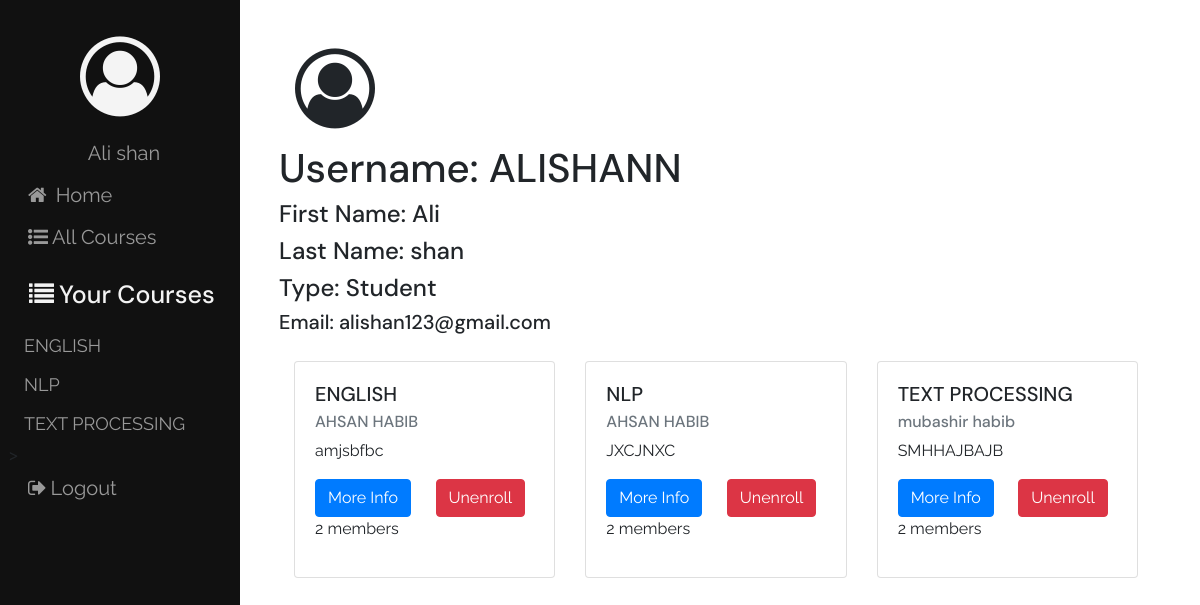
Screenshot of /user_profile/2/ (signed in) with the database file from the repository.
### users/models.py (models this page shows)
class User(auth.models.AbstractUser):
    USER_TYPE_CHOICES = (
        (1, 'Student'),
        (2, 'Teacher')
    )
    user_type = models.PositiveIntegerField(choices=USER_TYPE_CHOICES, default=1)
    def __str__(self):
        return self.first_name + ' ' + self.last_name

### courses/models.py (models this page shows, shortened)
class Course(models.Model):
    course_name = models.CharField(max_length=200)
    course_description = models.TextField()
    teacher = models.ForeignKey(User, related_name="course", on_delete=models.CASCADE)
    students = models.ManyToManyField(User, through='Enrollment', related_name="student_course")
    def __str__(self):
        return self.course_name
    class Meta:
        ordering = ['course_name']

### django_lms/views.py (the view)
class UserProfile(LoginRequiredMixin, generic.ListView):
    model = Course
    template_name = 'user_profile.html'

### courses/context_processors.py (called while the page is built)
def courses_processor(request):
    course = Course.objects.all()
    return {'list_courses': course}

### templates/user_profile.html (shortened to what this page needs)
{% extends 'base.html' %}
{% block body_content %}
    <div class="container">
        {% if user.is_authenticated %}
            <i class="fa fa-user-circle-o fa-5x" aria-hidden="true"></i>
            <h1>Username: {{user.username}}</h1>
            <h4>First Name: {{user.first_name}}</h4>
            <h4>Last Name: {{user.last_name}}</h4>
            <h4>Type:
            {% if user.user_type == 1 %}
                Student
            {% else %}
                Teacher
            {% endif %}
            </h4>
            <h5>Email: {{user.email}}</h5>
            {% if user.user_type == 2 %}
                <div class="card-deck">
                {% for course in course_list %}
                    {% if course.teacher.id == user.id %}
                        <div class="card" style="width: 18rem">
                            <div class="card-body">
                            <h5 class="card-title">{{course.course_name}}</h5>
                            <h6 class="card-subtitle mb-2 text-muted">{{course.teacher}}</h6>
                            <p class="card-text">
                                {{course.course_description}}
                            </p>
                            <a href="{% url 'courses:detail' pk=course.pk %}"
                            class="btn btn-primary card-link">More Info</a>
                            <p>{{course.students.count}}
                                    member{{course.students.count|pluralize}}</p>
                            </div>
                        </div>
                    {% endif %}
                {% empty %}
                    <div class="jumbotron">
                        You have not created any courses yet.
                    </div>
                {% endfor %}
                </div>
            {% elif user.user_type == 1 %}
            <div class="card-deck">
                {% for course in course_list %}
                    {% if user in course.students.all %}
                        <div class="card" style="width: 18rem">
                            <div class="card-body">
                            <h5 class="card-title">{{course.course_name}}</h5>
                            <h6 class="card-subtitle mb-2 text-muted">{{course.teacher}}</h6>
                            <p class="card-text">
                                {{course.course_description}}
                            </p>
                            <a href="{% url 'courses:detail' pk=course.pk %}" class="btn btn-primary card-link">More Info</a>
                            <a href="{% url 'courses:unenroll' pk=course.pk %}" class="btn btn-danger card-link">Unenroll</a>
                            <p>{{course.students.count}}
                                    member{{course.students.count|pluralize}}</p>
                            </div>
                        </div>
                    {% endif %}
                {% empty %}
                    <div class="jumbotron">
                        You have not enrolled in any courses yet.
                    </div>
                {% endfor %}
            </div>
            {% endif %}
        {% else %}
            <div class="jumbotron">
                You cannot access this profile.
            </div>
        {% endif %}
    </div>
{% endblock body_content %}

### templates/base.html (shortened to what this page needs)
{% load static %}
<html lang="en">
<head>
    <link rel="stylesheet" href="https://stackpath.bootstrapcdn.com/bootstrap/4.5.2/css/bootstrap.min.css" />
    <link rel="stylesheet" href="https://stackpath.bootstrapcdn.com/font-awesome/4.7.0/css/font-awesome.min.css" />
    <link rel="stylesheet" href="{% static 'django_lms/css/master.css' %}" />
</head>
<body>
    <div class="sidenav">
        <div class="side-items">
        <span class="sidemenu side-element"><i class="fa fa-user-circle-o fa-5x" aria-hidden="true" id="profile"></i></span>
        {% if user.is_authenticated %}
            <a href="{% url 'profile' pk=user.pk %}" class="sidemenu side-element Hide">{{user}}</a>
            <a href="{% url 'home' %}">  <i class="fa fa-home" aria-hidden="true">  </i> <span class="Hide"> Home</span>   </a>
            <a href="{% url 'courses:list' %}"><i class="fa fa-list-ul" aria-hidden="true"></i>All Courses</a>
            {% if user.user_type == 1 %}
                <span class="sidemenu"><h5 id="side-head"><i class="fa fa-list courses-icon" aria-hidden="true"></i>Your Courses</h5></span>
                {% for course in list_courses %}
                    {% if user in course.students.all %}
                        <span class="course-item"><a href="{% url 'courses:detail' pk=course.pk %}" >{{course}}</a></span>
                    {% endif %}
                {% endfor %}
            {% endif %}>
            <a href="{% url 'users:logout' %}" class="sidemenu"><i class="fa fa-sign-out" aria-hidden="true"></i>Logout</a>
        {% endif %}
        </div>
    </div>
    <div class="content">
        {% block body_content %}
        {% endblock body_content %}
    </div>
</body>
</html>

### static/django_lms/css/master.css (style rules this page uses)
.sidenav { height: 100%; width: 20%; position: fixed; z-index: 1; top: 0; left: 0; background-color: #111; overflow-x: hidden; padding-top: 20px; }
h1, h2, h3, h4, h5, h6 { font-family: 'DM Sans', sans-serif; }
p, a { font-family: 'Raleway', 'sans-serif'; }
.sidenav a { padding: 6px 8px 6px 16px; text-decoration: none; font-size: 20px; color: #999999; display: block; }
.content { margin-top: 2em; margin-left: 22%; margin-bottom: 2em; margin-right: 2em; }
.sidemenu { display: block; color: #f4f4f4; }
.side-element { text-align: center; }
i { margin: 0.2em; }
.side-items { margin-left: 0.5em; margin-right: 0.5em; }
#side-head { margin-top: 0.5em; padding: 6px 8px 6px 16px; text-decoration: none; font-size: 25px; color: #f3f3f3; }
.course-item a { font-size: 18px; }
.card-deck, .assignments, .submissions, .grade { margin:3% 0% 3% 0% }

### rows the page displays
User: first_name+last_name "Ali shan", username "ALISHANN", first_name "Ali", last_name "shan", email "alishan123@gmail.com"
Course: course_name "ENGLISH", teacher "AHSAN HABIB", course_description "amjsbfbc", students.count "2"
Course: course_name "NLP", teacher "AHSAN HABIB", course_description "JXCJNXC", students.count "2"
Course: course_name "TEXT PROCESSING", teacher "mubashir habib", course_description "SMHHAJBAJB", students.count "2"
